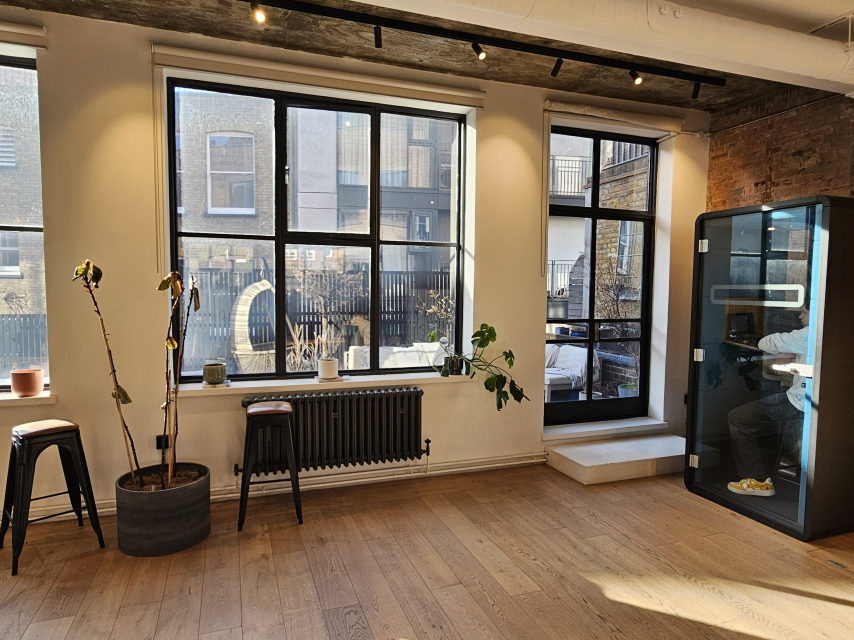
#> input picture originals/room3.jpg, 2560 x 1920 px (shown at 1/3 size)
$ python guide.py ../originals/room3.jpg ../originals/room3.jpg 1.0
#> lines starting #> are read from the running program, lines starting #| are printed output that depends on the picture; after the words box and inside, x2 and y2 are one past the last pixel; in counts of white or black regions, pixels touching at a corner belong together
### world/geo.py
"""Shared geometry: world = three.js axes (+x right, +y up, -z forward at yaw 0)."""
import numpy as np
from scipy.ndimage import map_coordinates, gaussian_filter1d


# [7 lines left out: function view_basis, not called in this run]


def sample(img, u, v, wrap):
    """Bilinear lookup of img (H,W,C float32) at pixel coords u (x), v (y)."""
    H, W = img.shape[:2]
    if wrap:
        img = np.concatenate([img, img[:, :1]], axis=1)
        u = np.mod(u, W)
    v = np.clip(v, 0, H - 1)
    return np.stack(
        [map_coordinates(img[..., c], [v, u], order=1, mode="nearest") for c in range(img.shape[2])], -1
    )


def photo_to_guide(photo, hfov_deg, W, H):
    """Paint a normal photo into the middle of an equirect canvas W x H (360 deg wide, same deg/px vertically)."""
    h, w = photo.shape[:2]
    f = (w / 2) / np.tan(np.radians(hfov_deg) / 2)
    latmax = np.pi * H / W
    lon = ((np.arange(W) + 0.5) / W - 0.5) * 2 * np.pi
    lat = (0.5 - (np.arange(H) + 0.5) / H) * 2 * latmax
    lon, lat = np.meshgrid(lon, lat)
    x, y, z = np.sin(lon) * np.cos(lat), np.sin(lat), np.cos(lon) * np.cos(lat)
    ok = z > 1e-3
    zs = np.where(ok, z, 1)
    px, py = f * x / zs + w / 2 - 0.5, -f * y / zs + h / 2 - 0.5
    ok &= (px >= 0) & (px <= w - 1) & (py >= 0) & (py <= h - 1)
    out = sample(photo, px, py, wrap=False)
    out[~ok] = 0
    return out, ok


# [31 lines left out: functions extend_pano, pano_to_view, not called in this run]

### world/guide.py
"""Step 1: photo -> equirect guide for the image model.

    python world/guide.py originals/room3.jpg room3 [hfov_deg]
writes world/worlds/room3/photo.jpg and guide.jpg (photo in the middle, black = not captured yet).
"""
import sys, os
import numpy as np
from PIL import Image, ImageOps
sys.path.insert(0, os.path.dirname(__file__))
from geo import photo_to_guide

src, name = sys.argv[1], sys.argv[2]
hfov = float(sys.argv[3]) if len(sys.argv) > 3 else 75.0
out = os.path.join(os.path.dirname(__file__), "worlds", name)
os.makedirs(out, exist_ok=True)

im = ImageOps.exif_transpose(Image.open(src)).convert("RGB")
#> im is the input picture: PIL image 2560x1920 RGB; mean R, G, B 126.1, 109.6, 91.1
im.thumbnail((2048, 2048))
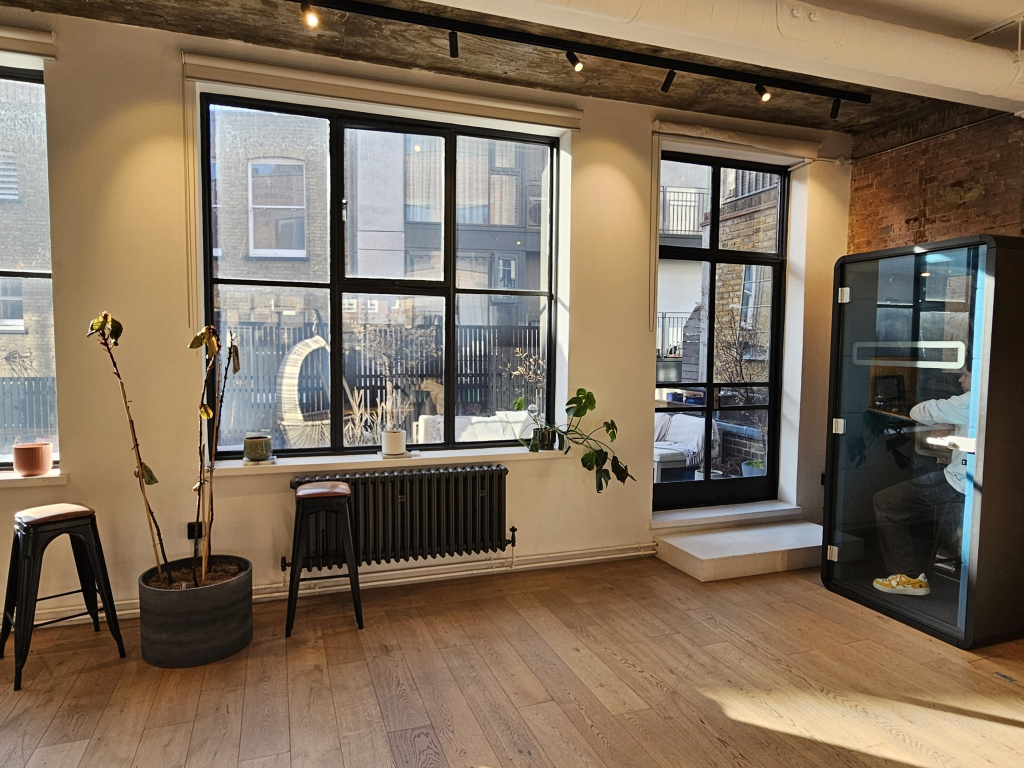
#> im: PIL image 2048x1536 RGB (shown at 1/2 size); mean R, G, B 126.1, 109.6, 91.1
im.save(os.path.join(out, "photo.jpg"), quality=92)
W, H = 3360, 1440  # 21:9, the widest ratio the image model takes
guide, ok = photo_to_guide(np.asarray(im, np.float32), hfov, W, H)
#> in sample, `v = np.clip(v, 0, H - 1)`:
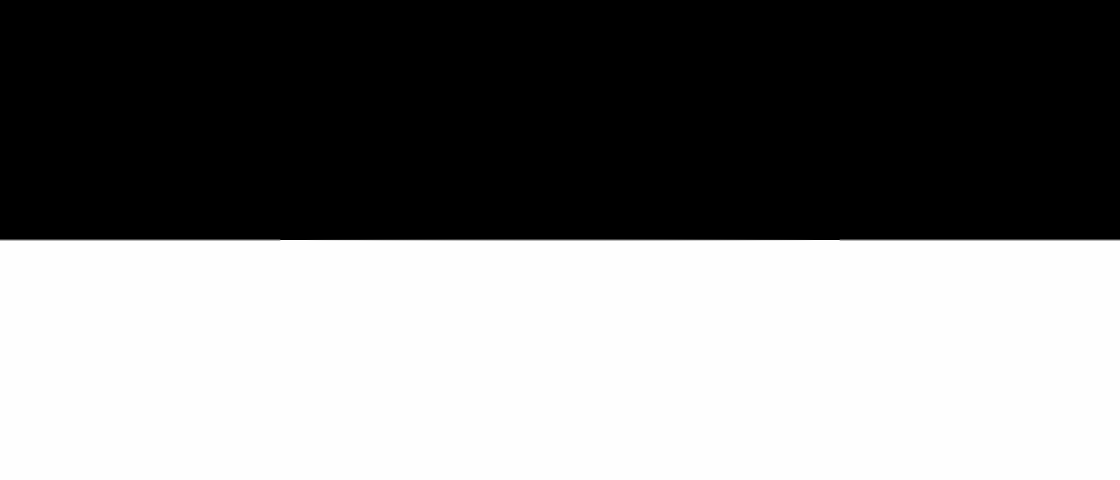
#> v: shape (1440, 3360) float64 (shown at 1/3 size); min 0, max 1535, mean 767.5; drawn with min black and max white
#> in sample, `return np.stack( [map_coordinates(img[..., c], [v, u], order=1, mode="..`:
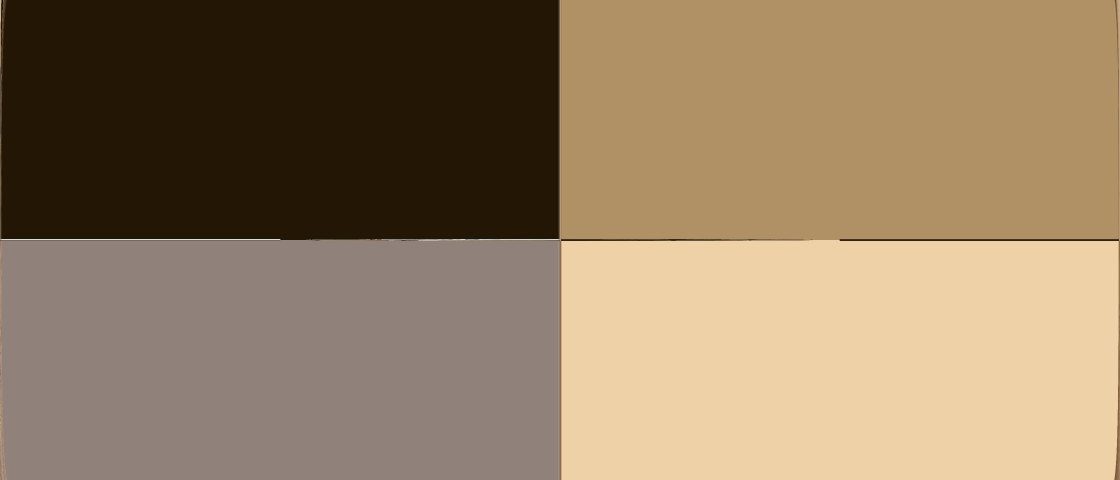
#> returned value: shape (1440, 3360, 3) float32 (shown at 1/3 size); mean of channels 0, 1, 2 143.1, 126.9, 98; drawn as R, G, B
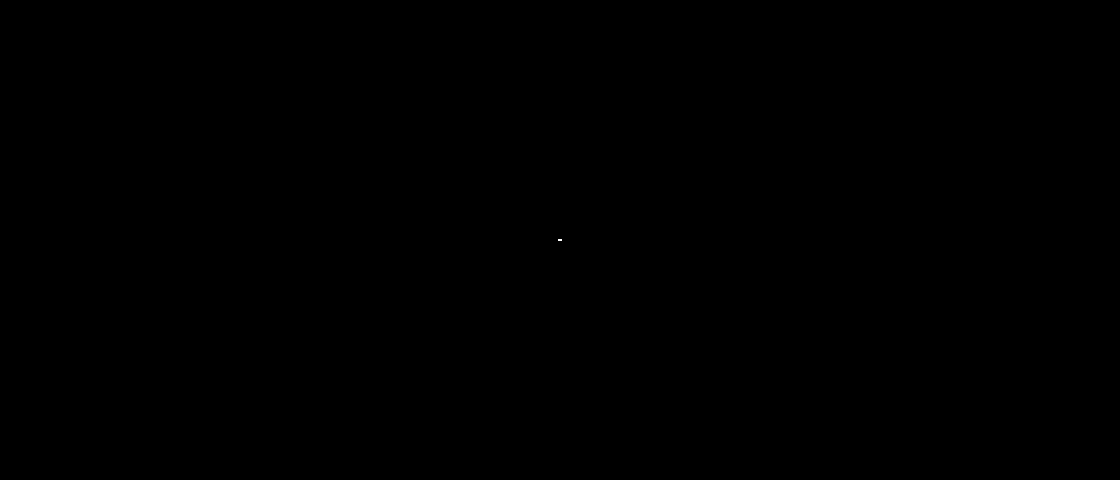
#> ok: shape (1440, 3360) bool (shown at 1/3 size); 0% white; 1 white region, box (x1, y1, x2, y2) and area: (1675, 717, 1685, 723) 60
Image.fromarray(guide.clip(0, 255).astype(np.uint8)).save(os.path.join(out, "guide.jpg"), quality=93)
print(out, "guide", W, "x", H, "known %.1f%%" % (100 * ok.mean()), "hfov", hfov)
#| world/worlds/../originals/room3.jpg guide 3360 x 1440 known 0.0% hfov 1.0

$ run again, with originals/room1.jpg copied over originals/room3.jpg
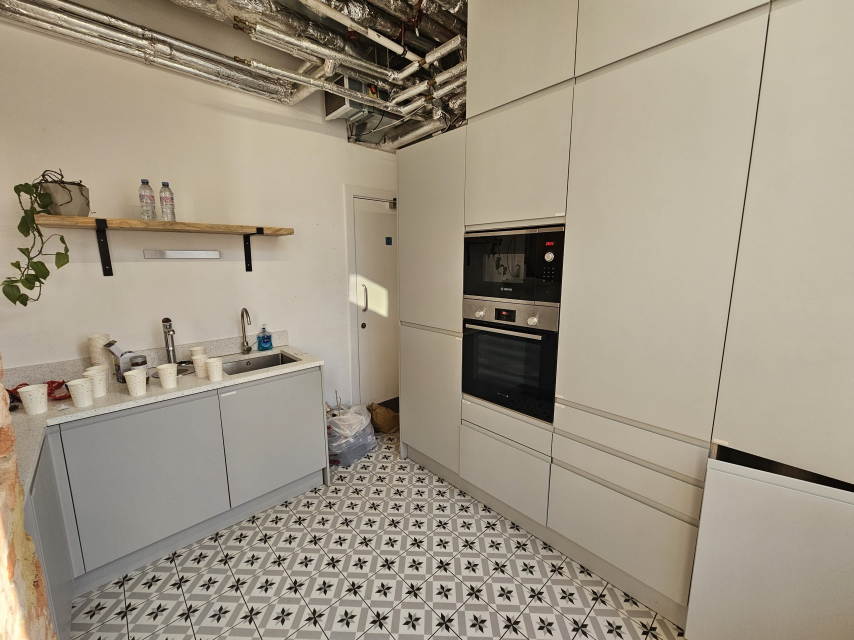
#> input picture originals/room1.jpg, 2560 x 1920 px (shown at 1/3 size)
#> im is the input picture: PIL image 2560x1920 RGB; mean R, G, B 160, 150.1, 133.1
#> im: PIL image 2048x1536 RGB
#> in sample, `return np.stack( [map_coordinates(img[..., c], [v, u], order=1, mode="..`:
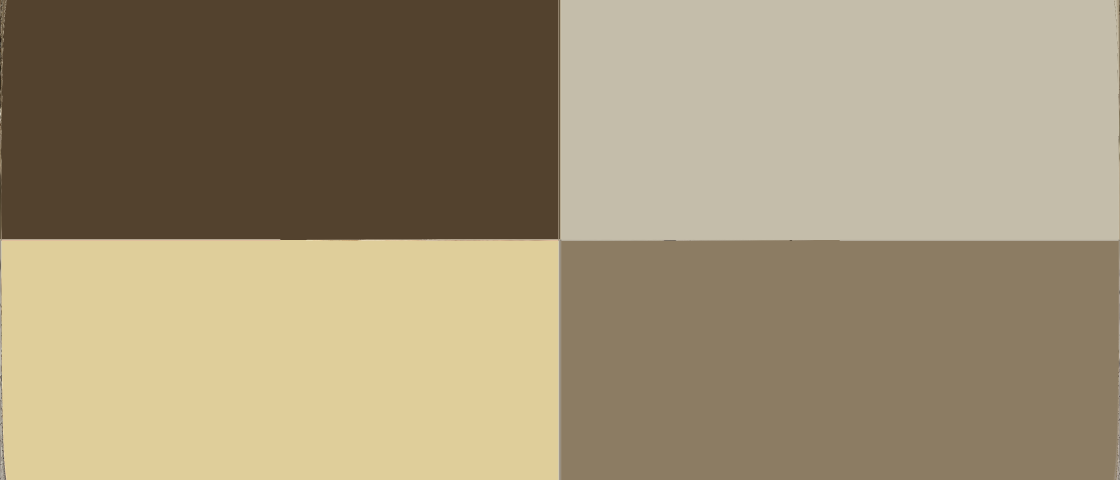
#> returned value: shape (1440, 3360, 3) float32 (shown at 1/3 size); mean of channels 0, 1, 2 153.1, 144, 119.2; drawn as R, G, B
#> ok: shape (1440, 3360) bool; 0% white; 1 white region, box (x1, y1, x2, y2) and area: (1675, 717, 1685, 723) 60
#| world/worlds/../originals/room3.jpg guide 3360 x 1440 known 0.0% hfov 1.0

$ run again, with originals/room2.jpg copied over originals/room3.jpg
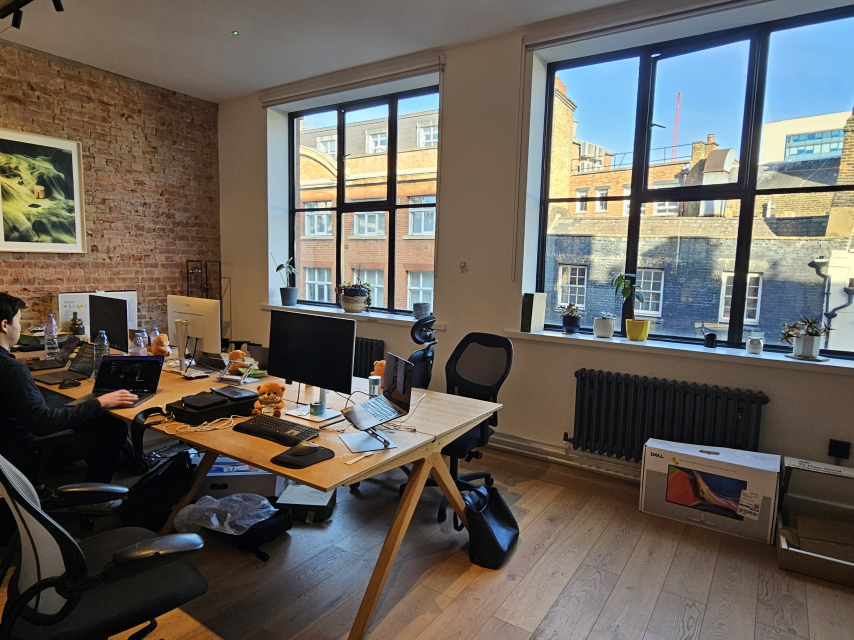
#> input picture originals/room2.jpg, 2560 x 1920 px (shown at 1/3 size)
#> im is the input picture: PIL image 2560x1920 RGB; mean R, G, B 103.3, 97.9, 90.9
#> `im.thumbnail((2048, 2048))`:
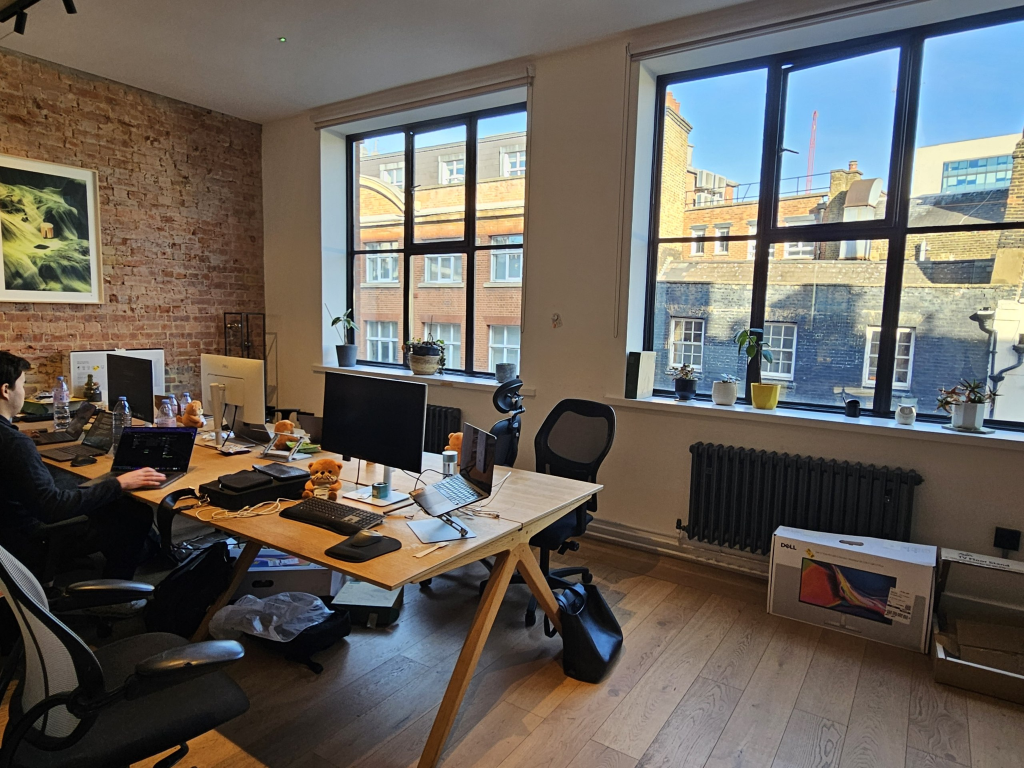
#> im: PIL image 2048x1536 RGB (shown at 1/2 size); mean R, G, B 103.3, 97.9, 90.9
#> in sample, `return np.stack( [map_coordinates(img[..., c], [v, u], order=1, mode="..`:
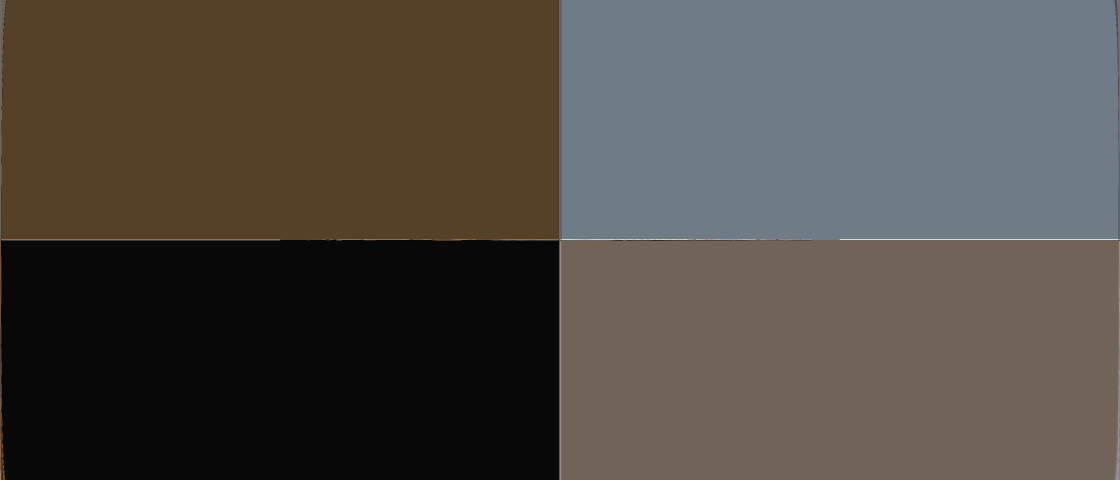
#> returned value: shape (1440, 3360, 3) float32 (shown at 1/3 size); mean of channels 0, 1, 2 80.3, 71.4, 66.8; drawn as R, G, B
#> ok: shape (1440, 3360) bool; 0% white; 1 white region, box (x1, y1, x2, y2) and area: (1675, 717, 1685, 723) 60
#| world/worlds/../originals/room3.jpg guide 3360 x 1440 known 0.0% hfov 1.0
